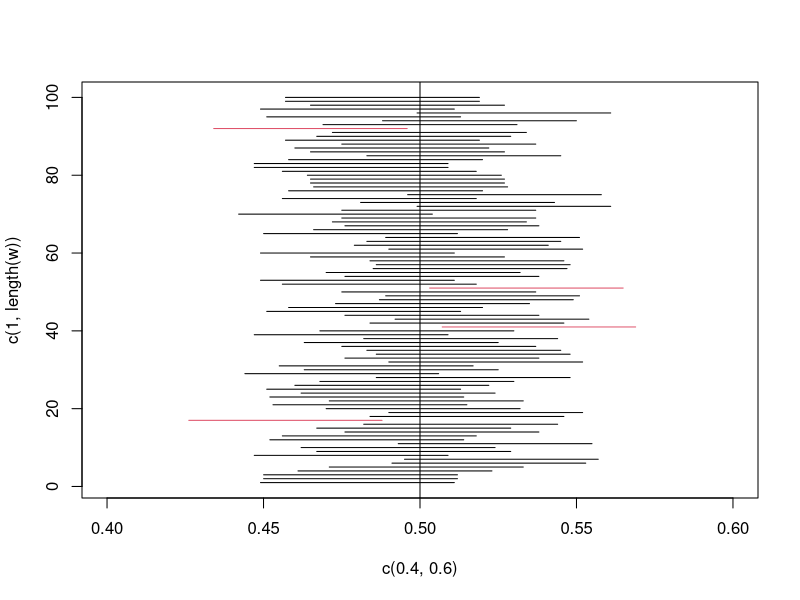

Generate this figure with R:
set.seed(1)

# Diesen Code müssen Sie nicht verstehen!
plot_intervals <- function(sample_size, number_of_samples) {
  p <- 0.5
  w <- 1:number_of_samples
  plot(c(0.4, 0.6), c(1, length(w)), type = "n")
  abline(v = p)
  cnt <- 0
  for (i in w) {
    v <- rbinom(sample_size, 1, p)
    se <- sqrt(mean(v) * (1 - mean(v)) / sample_size)
    upper <- mean(v) + se * qnorm(.975)
    lower <- mean(v) + se * qnorm(.025)
    covered <- p >= lower & p <= upper
    color <- ifelse(covered, 1, 2)
    if (!covered)
      cnt <- cnt + 1
    lines(c(lower, upper), c(i, i), col = color)
  }
  print(cnt / number_of_samples)
}

# Der Plot zeigt die Konfidenzintervalle, die auf Basis wiederholt gebildeter
# Stichproben (number_of_samples) entstehen. Ein Konfidenzintervall sagt, dass
# der wahre Wert mit einer Wahrscheinlichkeit von alpha (Konfidenzniveau)
# innerhalb des berechneten Intervalls liegt. Das bedeutet aber auch, dass das
# Konfidenzintervall den wahren Wert manchmal gar nicht erfasst!
# Im Beispiel ist der wahre Wert 50%. Die rot markierten Linien zeigen,
# wenn das Konfidenzintervall diesen Wert aufgrund der Stichprobe mit zufällig
# besonders hohen oder niedrigen Werten gar nicht beinhaltet.
# Das ist das Risiko, das durch das Konfidenzniveau angegeben wird.
plot_intervals(1000, 100)
